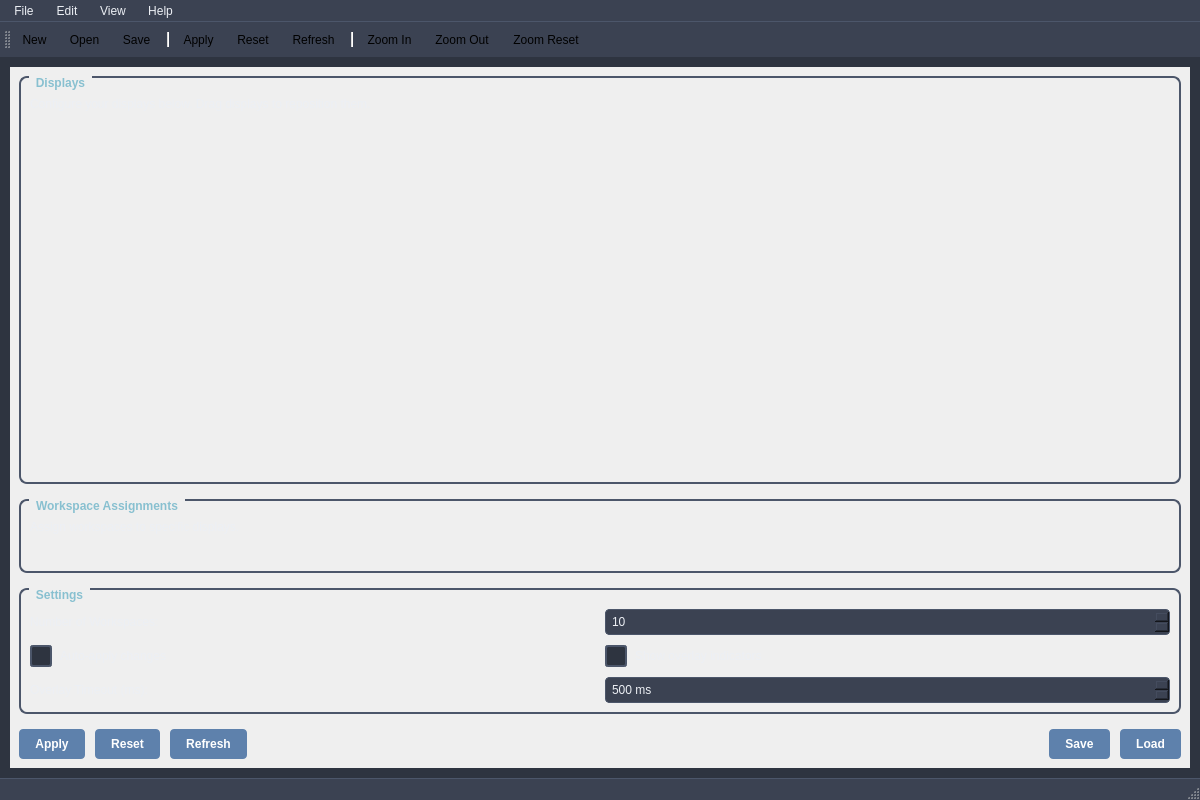
<?xml version="1.0" encoding="UTF-8"?>
<ui version="4.0">
 <class>MainWindow</class>
 <widget class="QMainWindow" name="MainWindow">
  <property name="geometry">
   <rect>
    <x>0</x>
    <y>0</y>
    <width>1200</width>
    <height>800</height>
   </rect>
  </property>
  <property name="windowTitle">
   <string>HyprDisplays - Hyprland Display Management</string>
  </property>
  <property name="windowIcon">
   <iconset>
    <normaloff>:/icons/hyprdisplays.svg</normaloff>:/icons/hyprdisplays.svg</iconset>
  </property>
  <property name="styleSheet">
   <string notr="true">QMainWindow {
    background-color: #2e3440;
    color: #eceff4;
}

QGroupBox {
    font-weight: bold;
    border: 2px solid #4c566a;
    border-radius: 8px;
    margin-top: 1ex;
    padding-top: 10px;
}

QGroupBox::title {
    subcontrol-origin: margin;
    left: 10px;
    padding: 0 5px 0 5px;
    color: #88c0d0;
}

QPushButton {
    background-color: #5e81ac;
    border: none;
    border-radius: 4px;
    padding: 8px 16px;
    color: white;
    font-weight: bold;
}

QPushButton:hover {
    background-color: #81a1c1;
}

QPushButton:pressed {
    background-color: #4c566a;
}

QPushButton:disabled {
    background-color: #3b4252;
    color: #6c7a89;
}

QCheckBox {
    color: #eceff4;
    spacing: 8px;
}

QCheckBox::indicator {
    width: 18px;
    height: 18px;
    border: 2px solid #4c566a;
    border-radius: 3px;
    background-color: #2e3440;
}

QCheckBox::indicator:checked {
    background-color: #5e81ac;
    border-color: #5e81ac;
}

QSpinBox, QDoubleSpinBox {
    background-color: #3b4252;
    border: 1px solid #4c566a;
    border-radius: 4px;
    padding: 4px;
    color: #eceff4;
}

QSpinBox:focus, QDoubleSpinBox:focus {
    border-color: #5e81ac;
}

QComboBox {
    background-color: #3b4252;
    border: 1px solid #4c566a;
    border-radius: 4px;
    padding: 4px;
    color: #eceff4;
}

QComboBox:focus {
    border-color: #5e81ac;
}

QComboBox::drop-down {
    border: none;
    width: 20px;
}

QComboBox::down-arrow {
    image: url(:/icons/dropdown.svg);
    width: 12px;
    height: 12px;
}

QLabel {
    color: #eceff4;
}

QScrollArea {
    border: none;
    background-color: transparent;
}

QScrollBar:vertical {
    background-color: #3b4252;
    width: 12px;
    border-radius: 6px;
}

QScrollBar::handle:vertical {
    background-color: #4c566a;
    border-radius: 6px;
    min-height: 20px;
}

QScrollBar::handle:vertical:hover {
    background-color: #5e81ac;
}

QStatusBar {
    background-color: #3b4252;
    color: #eceff4;
    border-top: 1px solid #4c566a;
}

QMenuBar {
    background-color: #3b4252;
    color: #eceff4;
    border-bottom: 1px solid #4c566a;
}

QMenuBar::item {
    background-color: transparent;
    padding: 4px 8px;
}

QMenuBar::item:selected {
    background-color: #5e81ac;
}

QMenu {
    background-color: #3b4252;
    border: 1px solid #4c566a;
    color: #eceff4;
}

QMenu::item {
    padding: 6px 20px;
}

QMenu::item:selected {
    background-color: #5e81ac;
}

QToolBar {
    background-color: #3b4252;
    border: none;
    spacing: 4px;
    padding: 4px;
}

QToolButton {
    background-color: transparent;
    border: 1px solid transparent;
    border-radius: 4px;
    padding: 4px;
}

QToolButton:hover {
    background-color: #4c566a;
    border-color: #5e81ac;
}

QToolButton:pressed {
    background-color: #5e81ac;
}</string>
  </property>
  <widget class="QWidget" name="centralwidget">
   <layout class="QVBoxLayout" name="mainLayout">
    <property name="spacing">
     <number>10</number>
    </property>
    <property name="leftMargin">
     <number>10</number>
    </property>
    <property name="topMargin">
     <number>10</number>
    </property>
    <property name="rightMargin">
     <number>10</number>
    </property>
    <property name="bottomMargin">
     <number>10</number>
    </property>
    <item>
     <widget class="QScrollArea" name="scrollArea">
      <property name="widgetResizable">
       <bool>true</bool>
      </property>
      <property name="horizontalScrollBarPolicy">
       <enum>Qt::ScrollBarAsNeeded</enum>
      </property>
      <property name="verticalScrollBarPolicy">
       <enum>Qt::ScrollBarAsNeeded</enum>
      </property>
      <widget class="QWidget" name="scrollContent">
       <layout class="QVBoxLayout" name="scrollLayout">
        <property name="spacing">
         <number>15</number>
        </property>
        <item>
         <widget class="QGroupBox" name="displaysGroup">
          <property name="title">
           <string>Displays</string>
          </property>
          <layout class="QVBoxLayout" name="displaysLayout">
           <property name="spacing">
            <number>10</number>
           </property>
           <item>
            <widget class="QLabel" name="displaysInfoLabel">
             <property name="text">
              <string>Configure your displays below. Drag displays to reposition them.</string>
             </property>
             <property name="wordWrap">
              <bool>true</bool>
             </property>
            </widget>
           </item>
           <item>
            <widget class="QWidget" name="displaysContainer">
             <property name="sizePolicy">
              <sizepolicy hsizetype="Expanding" vsizetype="Expanding">
               <horstretch>0</horstretch>
               <verstretch>1</verstretch>
              </sizepolicy>
             </property>
             <layout class="QVBoxLayout" name="displaysContainerLayout">
              <property name="spacing">
               <number>10</number>
              </property>
             </layout>
            </widget>
           </item>
          </layout>
         </widget>
        </item>
        <item>
         <widget class="QGroupBox" name="workspacesGroup">
          <property name="title">
           <string>Workspace Assignments</string>
          </property>
          <layout class="QVBoxLayout" name="workspacesLayout">
           <property name="spacing">
            <number>10</number>
           </property>
           <item>
            <widget class="QLabel" name="workspacesInfoLabel">
             <property name="text">
              <string>Assign workspaces to specific displays.</string>
             </property>
             <property name="wordWrap">
              <bool>true</bool>
             </property>
            </widget>
           </item>
           <item>
            <widget class="QWidget" name="workspacesContainer">
             <property name="sizePolicy">
              <sizepolicy hsizetype="Expanding" vsizetype="Preferred">
               <horstretch>0</horstretch>
               <verstretch>0</verstretch>
              </sizepolicy>
             </property>
             <layout class="QGridLayout" name="workspacesContainerLayout">
              <property name="spacing">
               <number>8</number>
              </property>
             </layout>
            </widget>
           </item>
          </layout>
         </widget>
        </item>
        <item>
         <widget class="QGroupBox" name="settingsGroup">
          <property name="title">
           <string>Settings</string>
          </property>
          <layout class="QGridLayout" name="settingsLayout">
           <property name="spacing">
            <number>10</number>
           </property>
           <item row="0" column="0">
            <widget class="QLabel" name="numWorkspacesLabel">
             <property name="text">
              <string>Number of Workspaces:</string>
             </property>
            </widget>
           </item>
           <item row="0" column="1">
            <widget class="QSpinBox" name="numWorkspacesSpinBox">
             <property name="minimum">
              <number>1</number>
             </property>
             <property name="maximum">
              <number>50</number>
             </property>
             <property name="value">
              <number>10</number>
             </property>
            </widget>
           </item>
           <item row="1" column="0">
            <widget class="QCheckBox" name="autoApplyCheckBox">
             <property name="text">
              <string>Auto-apply changes</string>
             </property>
             <property name="toolTip">
              <string>Automatically apply display changes without confirmation</string>
             </property>
            </widget>
           </item>
           <item row="1" column="1">
            <widget class="QCheckBox" name="showOverlayCheckBox">
             <property name="text">
              <string>Show overlay indicators</string>
             </property>
             <property name="toolTip">
              <string>Show screen identification overlays when applying changes</string>
             </property>
            </widget>
           </item>
           <item row="2" column="0">
            <widget class="QLabel" name="overlayTimeoutLabel">
             <property name="text">
              <string>Overlay Timeout (ms):</string>
             </property>
            </widget>
           </item>
           <item row="2" column="1">
            <widget class="QSpinBox" name="overlayTimeoutSpinBox">
             <property name="suffix">
              <string> ms</string>
             </property>
             <property name="minimum">
              <number>0</number>
             </property>
             <property name="maximum">
              <number>10000</number>
             </property>
             <property name="value">
              <number>500</number>
             </property>
             <property name="toolTip">
              <string>How long to show overlay indicators (0 = disabled)</string>
             </property>
            </widget>
           </item>
          </layout>
         </widget>
        </item>
        <item>
         <layout class="QHBoxLayout" name="buttonLayout">
          <property name="spacing">
           <number>10</number>
          </property>
          <item>
           <widget class="QPushButton" name="applyButton">
            <property name="text">
             <string>Apply</string>
            </property>
            <property name="toolTip">
             <string>Apply current display configuration to Hyprland</string>
            </property>
           </widget>
          </item>
          <item>
           <widget class="QPushButton" name="resetButton">
            <property name="text">
             <string>Reset</string>
            </property>
            <property name="toolTip">
             <string>Reset all changes to last saved configuration</string>
            </property>
           </widget>
          </item>
          <item>
           <widget class="QPushButton" name="refreshButton">
            <property name="text">
             <string>Refresh</string>
            </property>
            <property name="toolTip">
             <string>Refresh display information from Hyprland</string>
            </property>
           </widget>
          </item>
          <item>
           <spacer name="horizontalSpacer">
            <property name="orientation">
             <enum>Qt::Horizontal</enum>
            </property>
            <property name="sizeHint" stdset="0">
             <size>
              <width>40</width>
              <height>20</height>
             </size>
            </property>
           </spacer>
          </item>
          <item>
           <widget class="QPushButton" name="saveButton">
            <property name="text">
             <string>Save</string>
            </property>
            <property name="toolTip">
             <string>Save current configuration to file</string>
            </property>
           </widget>
          </item>
          <item>
           <widget class="QPushButton" name="loadButton">
            <property name="text">
             <string>Load</string>
            </property>
            <property name="toolTip">
             <string>Load configuration from file</string>
            </property>
           </widget>
          </item>
         </layout>
        </item>
       </layout>
      </widget>
     </widget>
    </item>
   </layout>
  </widget>
  <widget class="QMenuBar" name="menubar">
   <property name="geometry">
    <rect>
     <x>0</x>
     <y>0</y>
     <width>1200</width>
     <height>22</height>
    </rect>
   </property>
   <widget class="QMenu" name="menuFile">
    <property name="title">
     <string>File</string>
    </property>
    <addaction name="actionNew"/>
    <addaction name="actionOpen"/>
    <addaction name="actionSave"/>
    <addaction name="actionSaveAs"/>
    <addaction name="separator"/>
    <addaction name="actionImport"/>
    <addaction name="actionExport"/>
    <addaction name="separator"/>
    <addaction name="actionExit"/>
   </widget>
   <widget class="QMenu" name="menuEdit">
    <property name="title">
     <string>Edit</string>
    </property>
    <addaction name="actionApply"/>
    <addaction name="actionReset"/>
    <addaction name="actionRefresh"/>
    <addaction name="separator"/>
    <addaction name="actionPreferences"/>
   </widget>
   <widget class="QMenu" name="menuView">
    <property name="title">
     <string>View</string>
    </property>
    <addaction name="actionFullscreen"/>
    <addaction name="actionShowOverlay"/>
    <addaction name="separator"/>
    <addaction name="actionZoomIn"/>
    <addaction name="actionZoomOut"/>
    <addaction name="actionZoomReset"/>
   </widget>
   <widget class="QMenu" name="menuHelp">
    <property name="title">
     <string>Help</string>
    </property>
    <addaction name="actionAbout"/>
    <addaction name="actionAboutQt"/>
   </widget>
   <addaction name="menuFile"/>
   <addaction name="menuEdit"/>
   <addaction name="menuView"/>
   <addaction name="menuHelp"/>
  </widget>
  <widget class="QStatusBar" name="statusbar"/>
  <widget class="QToolBar" name="toolBar">
   <property name="windowTitle">
    <string>toolBar</string>
   </property>
   <attribute name="toolBarArea">
    <enum>TopToolBarArea</enum>
   </attribute>
   <attribute name="toolBarBreak">
    <bool>false</bool>
   </attribute>
   <addaction name="actionNew"/>
   <addaction name="actionOpen"/>
   <addaction name="actionSave"/>
   <addaction name="separator"/>
   <addaction name="actionApply"/>
   <addaction name="actionReset"/>
   <addaction name="actionRefresh"/>
   <addaction name="separator"/>
   <addaction name="actionZoomIn"/>
   <addaction name="actionZoomOut"/>
   <addaction name="actionZoomReset"/>
  </widget>
  <action name="actionNew">
   <property name="text">
    <string>New</string>
   </property>
   <property name="toolTip">
    <string>Create new configuration</string>
   </property>
  </action>
  <action name="actionOpen">
   <property name="text">
    <string>Open</string>
   </property>
   <property name="toolTip">
    <string>Open configuration file</string>
   </property>
  </action>
  <action name="actionSave">
   <property name="text">
    <string>Save</string>
   </property>
   <property name="toolTip">
    <string>Save configuration</string>
   </property>
  </action>
  <action name="actionSaveAs">
   <property name="text">
    <string>Save As...</string>
   </property>
   <property name="toolTip">
    <string>Save configuration as...</string>
   </property>
  </action>
  <action name="actionImport">
   <property name="text">
    <string>Import</string>
   </property>
   <property name="toolTip">
    <string>Import configuration from file</string>
   </property>
  </action>
  <action name="actionExport">
   <property name="text">
    <string>Export</string>
   </property>
   <property name="toolTip">
    <string>Export configuration to file</string>
   </property>
  </action>
  <action name="actionExit">
   <property name="text">
    <string>Exit</string>
   </property>
   <property name="toolTip">
    <string>Exit application</string>
   </property>
  </action>
  <action name="actionApply">
   <property name="text">
    <string>Apply</string>
   </property>
   <property name="toolTip">
    <string>Apply configuration to Hyprland</string>
   </property>
  </action>
  <action name="actionReset">
   <property name="text">
    <string>Reset</string>
   </property>
   <property name="toolTip">
    <string>Reset to last saved configuration</string>
   </property>
  </action>
  <action name="actionRefresh">
   <property name="text">
    <string>Refresh</string>
   </property>
   <property name="toolTip">
    <string>Refresh display information</string>
   </property>
  </action>
  <action name="actionPreferences">
   <property name="text">
    <string>Preferences</string>
   </property>
   <property name="toolTip">
    <string>Open preferences dialog</string>
   </property>
  </action>
  <action name="actionFullscreen">
   <property name="text">
    <string>Fullscreen</string>
   </property>
   <property name="toolTip">
    <string>Toggle fullscreen mode</string>
   </property>
  </action>
  <action name="actionShowOverlay">
   <property name="text">
    <string>Show Overlay</string>
   </property>
   <property name="toolTip">
    <string>Show display overlay indicators</string>
   </property>
  </action>
  <action name="actionZoomIn">
   <property name="text">
    <string>Zoom In</string>
   </property>
   <property name="toolTip">
    <string>Zoom in display preview</string>
   </property>
  </action>
  <action name="actionZoomOut">
   <property name="text">
    <string>Zoom Out</string>
   </property>
   <property name="toolTip">
    <string>Zoom out display preview</string>
   </property>
  </action>
  <action name="actionZoomReset">
   <property name="text">
    <string>Zoom Reset</string>
   </property>
   <property name="toolTip">
    <string>Reset zoom level</string>
   </property>
  </action>
  <action name="actionAbout">
   <property name="text">
    <string>About</string>
   </property>
   <property name="toolTip">
    <string>About HyprDisplays</string>
   </property>
  </action>
  <action name="actionAboutQt">
   <property name="text">
    <string>About Qt</string>
   </property>
   <property name="toolTip">
    <string>About Qt framework</string>
   </property>
  </action>
 </widget>
 <resources/>
 <connections/>
</ui> 
